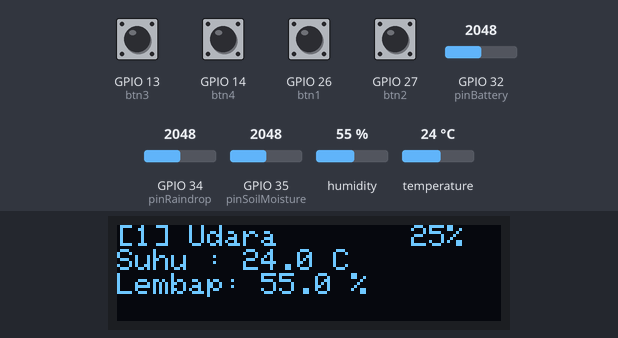
This sketch was run on a simulated ESP32. Shown: 128×32 one-colour display. The test bench sets the inputs (shaded band); at power-on: GPIO 13 (btn3), GPIO 14 (btn4), GPIO 26 (btn1), GPIO 27 (btn2) HIGH, GPIO 34 (pinRaindrop) = 2048, GPIO 35 (pinSoilMoisture) = 2048, GPIO 32 (pinBattery) = 2048, humidity 55 %, temperature 24 °C (analog values on the 0–4095 scale). What the sketch prints to the serial monitor is not drawn. At 24.1 s the program puts the board to deep sleep or switches it off; the recording ends there.

Above: at 3.2 s.
3.3 s: GPIO 13 (btn3) pulled LOW for 0.15 s
At 3.7 s:
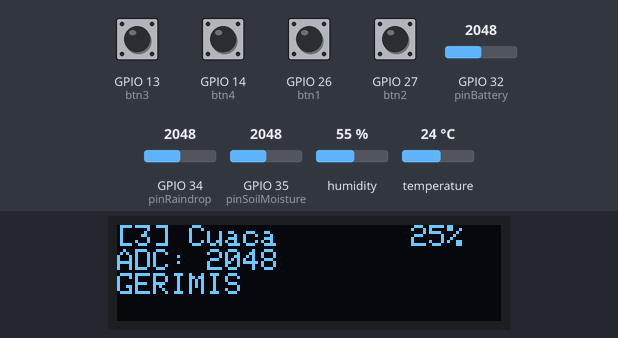
4.9 s: GPIO 34 (pinRaindrop) set to 1934
At 7.3 s:
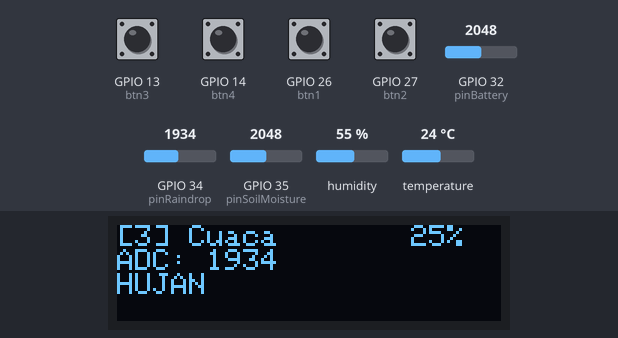
7.6 s: GPIO 14 (btn4) pulled LOW for 0.15 s
At 8.2 s:
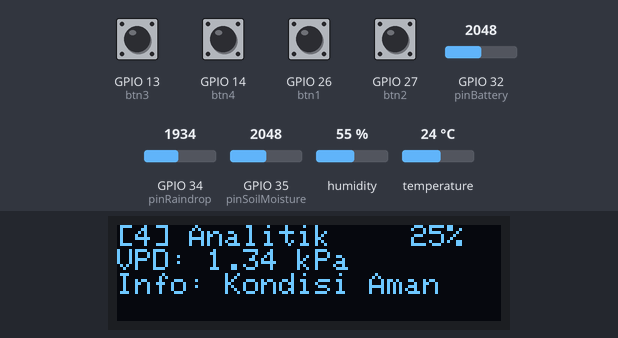
9.2 s: GPIO 35 (pinSoilMoisture) set to 2950
11.3 s: GPIO 35 (pinSoilMoisture) set to 3033
At 13.2 s:
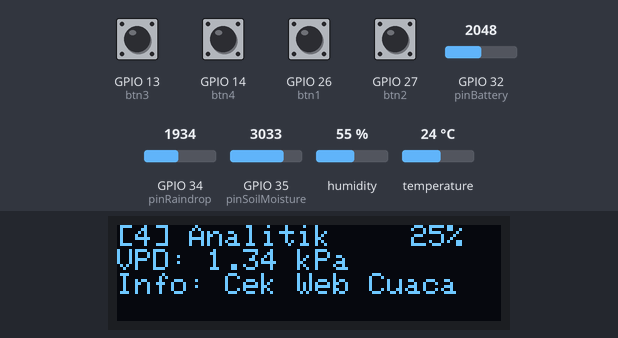
13.6 s: GPIO 27 (btn2) pulled LOW for 0.15 s
At 14.0 s:
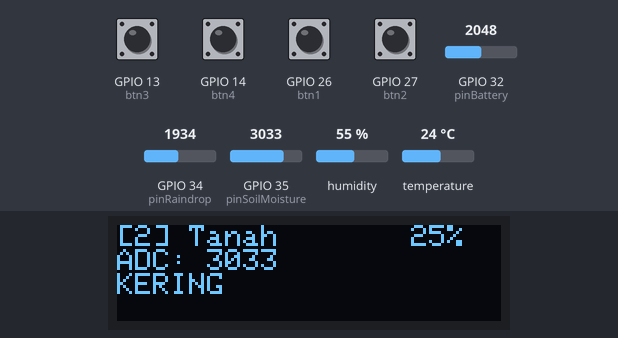
Timing chart, 0 to 16.6 s (numbered marks = the images above; inputs shaded):
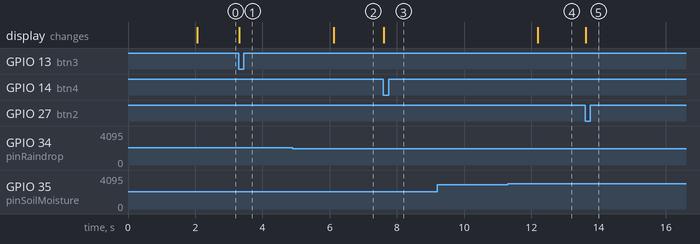

Measured:
- the behaviour switches between 2001 and 2000 on GPIO 34 (pinRaindrop) (found by bisection; images 1 and 2)
- the behaviour switches between 3000 and 3001 on GPIO 35 (pinSoilMoisture) (found by bisection; images 3 and 4)
- after the input at 3.3 s, the display: changes at once (image 1)
- after the input at 4.9 s, the display: changes after 1.2 s (image 2)
- after the input at 7.6 s, the display: changes at once (image 3)
- after the input at 9.2 s, every drawn part: stays the same
- after the input at 11.3 s, the display: changes after 0.89 s (image 4)
- after the input at 13.6 s, the display: changes at once (image 5)

The sketch:

esp32-Garden.ino
```cpp
#include <math.h>
#include <Wire.h>
#include <Adafruit_GFX.h>
#include <Adafruit_SSD1306.h>
#include <DHT.h>
#include <WiFi.h>
#include <esp_now.h>
#include <driver/rtc_io.h>
#include "esp_wifi.h"
#include "soc/soc.h"
#include "soc/rtc_cntl_reg.h"

#define SCREEN_WIDTH 128
#define SCREEN_HEIGHT 32
#define OLED_RESET -1
#define WIFI_CHANNEL 3

Adafruit_SSD1306 display(SCREEN_WIDTH, SCREEN_HEIGHT, &Wire, OLED_RESET);
#define DHTPIN 15
#define DHTTYPE DHT22
DHT dht(DHTPIN, DHTTYPE);

const int pinSoilMoisture = 35;
const int pinRaindrop = 34;
const int pinBattery = 32;
const int btn1 = 26;
const int btn2 = 27;
const int btn3 = 13;
const int btn4 = 14;

typedef struct DataPacket {
  uint8_t type;
  int currentInterval;
  float temperature;
  float humidity;
  int rawSoil;
  int rawRain;
  int batteryPercentage;
} DataPacket;

RTC_DATA_ATTR int currentMenu = 1;
RTC_DATA_ATTR int currentSensorInterval = 15;

unsigned long lastDebounceTime = 0;
const unsigned long debounceDelay = 200;

bool btn1_lastState = HIGH;
unsigned long btn1_pressTime = 0;
bool btn1_counting = false;
const unsigned long minShortPress = 50;
const unsigned long longPressTime = 3000;

unsigned long startAwakeMillis = 0;
const unsigned long AWAKE_DURATION = 10000;

volatile bool intervalReceived = false;

const uint8_t gatewayMac[] = {0xA4, 0xF0, 0x0F, 0x73, 0xCB, 0xD0};

float cachedTemp = 0.0;
float cachedHum = 0.0;
unsigned long lastDhtRead = 0;

void updateDhtCache() {
  if (millis() - lastDhtRead >= 2000 || lastDhtRead == 0) {
    float t = dht.readTemperature();
    float h = dht.readHumidity();
    if (!isnan(t)) cachedTemp = t;
    if (!isnan(h)) cachedHum = h;
    lastDhtRead = millis();
  }
}

void silentDeepSleep() {
  rtc_gpio_init((gpio_num_t)btn1);
  rtc_gpio_set_direction((gpio_num_t)btn1, RTC_GPIO_MODE_INPUT_ONLY);
  rtc_gpio_pullup_en((gpio_num_t)btn1);
  rtc_gpio_pulldown_dis((gpio_num_t)btn1);

  uint64_t sleepTime = (uint64_t)currentSensorInterval * 1000000ULL;
  esp_sleep_enable_timer_wakeup(sleepTime);
  esp_sleep_enable_ext0_wakeup((gpio_num_t)btn1, 0);
  esp_deep_sleep_start();
}

void enterDeepSleep() {
  display.clearDisplay();
  display.display();
  display.ssd1306_command(SSD1306_DISPLAYOFF);
  silentDeepSleep();
}

int readBattery() {
  int rawBat = analogRead(pinBattery);
  int percent = map(rawBat, 1860, 2610, 0, 100);
  if (percent > 100) percent = 100;
  if (percent < 0) percent = 0;
  return percent;
}

void OnDataSent(const wifi_tx_info_t *tx_info, esp_now_send_status_t status) {}

void OnDataRecv(const esp_now_recv_info *info, const uint8_t *incomingData, int len) {
  if (len == sizeof(int)) {
    int newInterval = 15;
    memcpy(&newInterval, incomingData, sizeof(newInterval));
    if (newInterval >= 1) {
      currentSensorInterval = newInterval;
      intervalReceived = true;
      Serial.printf("[ESP-NOW] Interval baru diterima: %d detik\n", newInterval);
    }
  }
}

void sendData() {
  WiFi.mode(WIFI_STA);
  delay(10);
  if (esp_now_init() != ESP_OK) return;
  esp_wifi_set_channel(WIFI_CHANNEL, WIFI_SECOND_CHAN_NONE);
  esp_now_register_send_cb(OnDataSent);
  esp_now_register_recv_cb(OnDataRecv);

  esp_now_peer_info_t peerInfo;
  memset(&peerInfo, 0, sizeof(peerInfo));
  memcpy(peerInfo.peer_addr, gatewayMac, 6);
  peerInfo.channel = WIFI_CHANNEL;
  peerInfo.encrypt = false;
  if (!esp_now_is_peer_exist(gatewayMac)) {
    esp_now_add_peer(&peerInfo);
  }

  updateDhtCache();
  DataPacket packet;
  packet.type = 0;
  packet.currentInterval = currentSensorInterval;
  packet.temperature = cachedTemp;
  packet.humidity = cachedHum;
  packet.rawSoil = analogRead(pinSoilMoisture);
  packet.rawRain = analogRead(pinRaindrop);
  packet.batteryPercentage = readBattery();

  Serial.printf("[ESP-NOW] Mengirim DATA: %.1fC | %.1f%%\n", packet.temperature, packet.humidity);

  intervalReceived = false;
  esp_now_send(gatewayMac, (uint8_t *)&packet, sizeof(packet));

  unsigned long waitStart = millis();
  while (!intervalReceived && millis() - waitStart < 500) {
    delay(10);
  }

  esp_now_deinit();
  WiFi.mode(WIFI_OFF);
  btStop();
}

void setup() {
  WRITE_PERI_REG(RTC_CNTL_BROWN_OUT_REG, 0); // Mematikan paksa Brownout Detector

  Serial.begin(115200);
  setCpuFrequencyMhz(80);
  WiFi.mode(WIFI_OFF);
  btStop();
  analogReadResolution(12);

  esp_sleep_wakeup_cause_t wakeup_reason = esp_sleep_get_wakeup_cause();
  if (wakeup_reason == ESP_SLEEP_WAKEUP_TIMER) {
    dht.begin();
    sendData();
    silentDeepSleep();
  }

  pinMode(btn1, INPUT_PULLUP);
  pinMode(btn2, INPUT_PULLUP);
  pinMode(btn3, INPUT_PULLUP);
  pinMode(btn4, INPUT_PULLUP);

  if (wakeup_reason == ESP_SLEEP_WAKEUP_EXT0) {
    while (digitalRead(btn1) == LOW) {
      delay(10);
    }
  }

  dht.begin();

  if (!display.begin(SSD1306_SWITCHCAPVCC, 0x3C)) {
    Serial.println("OLED Gagal");
    for (;;) { delay(100); }
  }

  display.ssd1306_command(SSD1306_DISPLAYON);
  display.setRotation(2);
  display.clearDisplay();
  display.setTextColor(SSD1306_WHITE);
  display.setTextSize(1);
  display.setCursor(0, 10);
  display.println("  Sistem Pemantauan");
  display.setCursor(0, 20);
  display.println("    Kualitas Tanah");
  display.display();

  delay(2000);
  startAwakeMillis = millis();
  updateDisplay();
}

void loop() {
  checkButtons();
  static unsigned long lastSerialPrint = 0;
  if (millis() - lastSerialPrint > 2000) {
    printToSerial();
    updateDisplay();
    lastSerialPrint = millis();
  }
  if (millis() - startAwakeMillis >= AWAKE_DURATION) {
    sendData();
    enterDeepSleep();
  }
}

void checkButtons() {
  unsigned long currentMillis = millis();
  bool btn1_state = digitalRead(btn1);
  if (btn1_state == LOW && btn1_lastState == HIGH) {
    btn1_pressTime = currentMillis;
    btn1_counting = true;
  }
  if (btn1_counting && btn1_state == LOW) {
    if (currentMillis - btn1_pressTime >= longPressTime) {
      ESP.restart();
    }
  }
  if (btn1_state == HIGH && btn1_lastState == LOW) {
    btn1_counting = false;
    unsigned long durasiTekan = currentMillis - btn1_pressTime;
    if (durasiTekan >= minShortPress && durasiTekan < longPressTime) {
      currentMenu = 1;
      startAwakeMillis = currentMillis;
      updateDisplay();
    }
  }
  btn1_lastState = btn1_state;

  if ((currentMillis - lastDebounceTime) > debounceDelay) {
    if (digitalRead(btn2) == LOW) {
      currentMenu = 2;
      startAwakeMillis = currentMillis;
      updateDisplay();
      lastDebounceTime = currentMillis;
    }
    else if (digitalRead(btn3) == LOW) {
      currentMenu = 3;
      startAwakeMillis = currentMillis;
      updateDisplay();
      lastDebounceTime = currentMillis;
    }
    else if (digitalRead(btn4) == LOW) {
      currentMenu = 4;
      startAwakeMillis = currentMillis;
      updateDisplay();
      lastDebounceTime = currentMillis;
    }
  }
}

void updateDisplay() {
  updateDhtCache();
  display.clearDisplay();
  display.setCursor(0, 0);
  display.setTextSize(1);
  float t = cachedTemp;
  float h = cachedHum;
  int rawSoil = analogRead(pinSoilMoisture);
  int rawRain = analogRead(pinRaindrop);
  int batteryPercentage = readBattery();

  switch (currentMenu) {
    case 1:
      display.print("[1] Udara");
      display.setCursor(98, 0);
      display.print(batteryPercentage);
      display.println("%");
      display.print("Suhu : ");
      display.print(t, 1);
      display.println(" C");
      display.print("Lembap: ");
      display.print(h, 1);
      display.println(" %");
      break;
    case 2:
      display.print("[2] Tanah");
      display.setCursor(98, 0);
      display.print(batteryPercentage);
      display.println("%");
      display.print("ADC: ");
      display.println(rawSoil);
      if (rawSoil > 3000) display.println("KERING");
      else if (rawSoil > 1500) display.println("LEMBAP");
      else display.println("BASAH");
      break;
    case 3:
      display.print("[3] Cuaca");
      display.setCursor(98, 0);
      display.print(batteryPercentage);
      display.println("%");
      display.print("ADC: ");
      display.println(rawRain);
      if (rawRain > 3000) display.println("CERAH");
      else if (rawRain > 2000) display.println("GERIMIS");
      else display.println("HUJAN");
      break;
    case 4:
      display.print("[4] Analitik");
      display.setCursor(98, 0);
      display.print(batteryPercentage);
      display.println("%");

      float svp = 0.61078 * exp((17.27 * t) / (t + 237.3));
      float avp = svp * (h / 100.0);
      float vpd = svp - avp;

      display.print("VPD: ");
      display.print(vpd, 2);
      display.println(" kPa");

      if (rawSoil > 3000) display.println("Info: Cek Web Cuaca");
      else display.println("Info: Kondisi Aman");
      break;
  }
  display.display();
}

void printToSerial() {
  updateDhtCache();
  float t = cachedTemp;
  float h = cachedHum;
  int rawSoil = analogRead(pinSoilMoisture);
  int rawRain = analogRead(pinRaindrop);
  Serial.print(F("Suhu  : ")); Serial.println(t);
  Serial.print(F("Udara : ")); Serial.println(h);
  Serial.print(F("Soil  : ")); Serial.println(rawSoil);
  Serial.print(F("Rain  : ")); Serial.println(rawRain);
  Serial.print(F("Sleep : "));
  Serial.print(currentSensorInterval);
  Serial.println(F(" detik (Interval Aktual)\n"));
}
```
